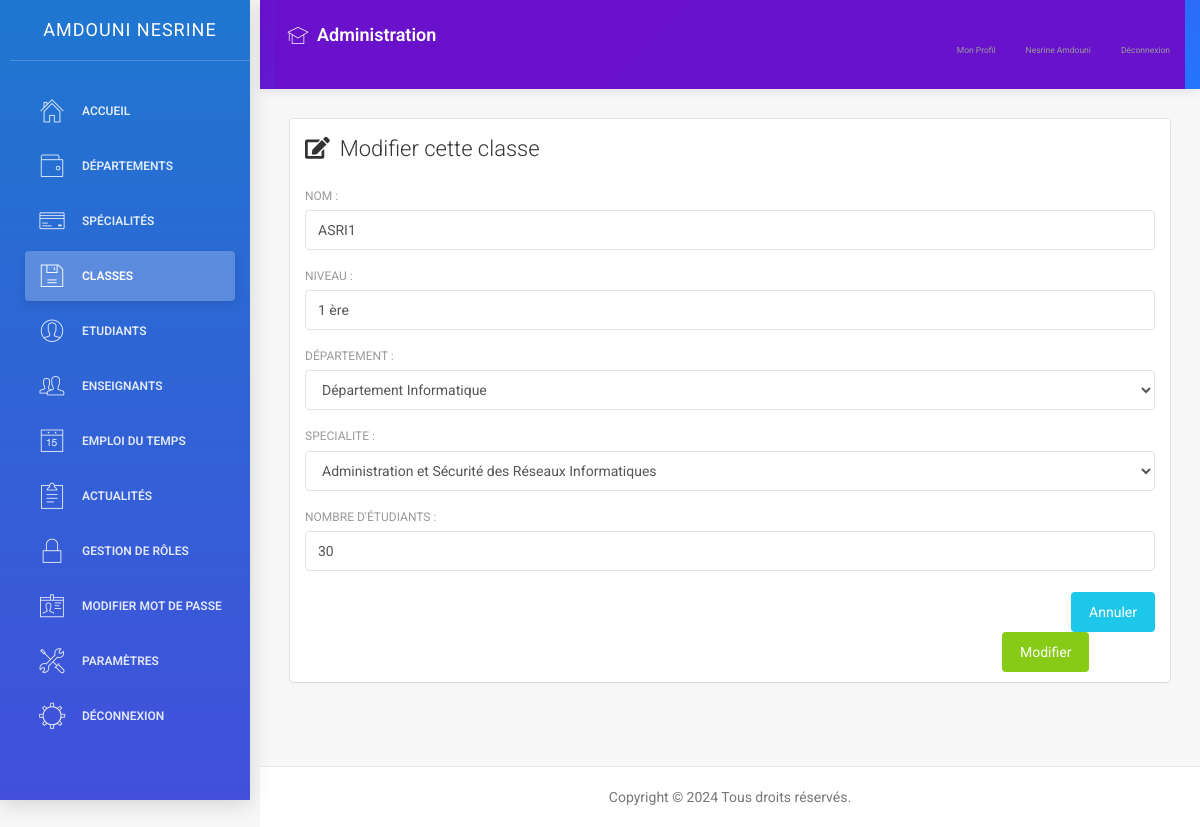
The app's page /modifier_classe.php?id=1 (signed in) with its own data.
### tables this page shows
CREATE TABLE `accounts` (
  `id` int(11)  AUTO_INCREMENT PRIMARY KEY,
  `cin` int(11) DEFAULT NULL,
  `email` varchar(255) DEFAULT NULL,
  `mot_de_passe` varchar(255) DEFAULT NULL,
  `date_de_creation` date DEFAULT NULL,
  `role` text DEFAULT NULL,
  `nom` text DEFAULT NULL,
  `prenom` text DEFAULT NULL,
  `image` varchar(255) DEFAULT NULL,
  `classe` text DEFAULT NULL,
  `date_naissance` date DEFAULT NULL,
  `adresse` text DEFAULT NULL,
  `numero_telephone` int(11) DEFAULT NULL
);

CREATE TABLE `classe` (
  `id` int(11) NOT NULL,
  `nom` text DEFAULT NULL,
  `niveau` text DEFAULT NULL,
  `specialite` text DEFAULT NULL,
  `departement` text DEFAULT NULL,
  `date_de_creation` date DEFAULT NULL,
  `nombre_etudiants` int(11) DEFAULT NULL
);

### modifier_classe.php (the view, shortened to what this page needs)
<?php
include('connexion.php');
$sql_departements = "SELECT id, nom_departement FROM departement";
$result_departements = $conn->query($sql_departements);
$sql_specialites = "SELECT id, nom_specialite FROM specialite";
$result_specialites = $conn->query($sql_specialites);
$nom_modif = "";
$niveau = "";
$departement = "";
$specialite = "";
$nombre_etudiants = "";
if ($_SERVER["REQUEST_METHOD"] == "GET" && isset($_GET['id'])) {
    $id_classe = $_GET['id'];
    $sql_select = "SELECT * FROM classe WHERE id = $id_classe";
    $result = $conn->query($sql_select);
    if ($result->num_rows > 0) {
        $row = $result->fetch_assoc();
        $nom_modif = $row['nom'];
        $niveau = $row['niveau'];
        $departement = $row['departement'];
        $specialite = $row['specialite'];
        $nombre_etudiants = $row['nombre_etudiants'];
    } else {
    }
} else {
}
?>
<!doctype html>
<html lang="en">
<head>
</head>
<body>
    <div class="wrapper">
        <?php include('sidenav.php'); ?>
        <div class="main-panel">
            <?php include('navtop.php'); ?>
            <div class="content">
                <div class="container-fluid">
                    <div class="row">
                        <div class="col-md-12">
                            <div class="card">
                                <div class="header">
                                    <h4 class="title"><i class="fas fa-edit" style="margin-right: 10px;"></i>Modifier cette classe</h4>
                                </div>
                                <div class="content">
                                    <form method="post" action="<?php echo $_SERVER['PHP_SELF']; ?>">
                                        <div class="row">
                                            <div class="col-md-12">
                                                <div class="form-group">
                                                    <label for="nom_classe">Nom :</label>
                                                    <input type="text" class="form-control" name="nouveau_nom" id="nom_classe" value="<?php echo htmlspecialchars($nom_modif, ENT_QUOTES); ?>" required>
                                                </div>
                                                <div class="form-group">
                                                    <label for="niveau">Niveau :</label>
                                                    <input type="text" class="form-control" name="nouveau_niveau" id="niveau" value="<?php echo htmlspecialchars($niveau, ENT_QUOTES); ?>" required>
                                                </div>
                                                <div class="form-group">
                                                    <label for="departement">Département :</label>
                                                    <select class="form-control" name="nouveau_departement" id="departement" required>
                                                        <?php
                                                        while ($row = $result_departements->fetch_assoc()) {
                                                            $selected = ($departement == $row['nom_departement']) ? "selected" : "";
                                                            echo "<option value='" . $row['nom_departement'] . "' $selected>" . $row['nom_departement'] . "</option>";
                                                        }
                                                        ?>
                                                    </select>
                                                </div>
                                                <div class="form-group">
                                                    <label for="specialite">Specialite :</label>
                                                    <select class="form-control" name="nouveau_specialite" id="specialite" required>
                                                        <?php
                                                        while ($row = $result_specialites->fetch_assoc()) {
                                                            $selected = ($specialite == $row['nom_specialite']) ? "selected" : "";
                                                            echo "<option value='" . $row['nom_specialite'] . "' $selected>" . $row['nom_specialite'] . "</option>";
                                                        }
                                                        ?>
                                                    </select>
                                                </div>
                                                <div class="form-group">
                                                    <label for="nombre_etudiants">Nombre d'étudiants :</label>
                                                    <input type="number" class="form-control" name="n_nombre_etudiants" id="nombre_etudiants" value="<?php echo htmlspecialchars($nombre_etudiants, ENT_QUOTES); ?>" required>
                                                </div>
                                            </div>
                                        </div>
                                        <div>
                                            <a href="classes.php" class="btn btn-info btn-fill pull-right">Annuler</a>
                                            <button type="submit" class="btn btn-success btn-fill" style="margin-left: 82%;">Modifier</button>
                                        </div>
                                    </form>
                                </div>
                            </div>
                        </div>
                    </div>
                </div>
            </div>
            <?php include('footer.php'); ?>
        </div>
    </div>
</body>
</html>

### sidenav.php (shortened to what this page needs)
<?php
include('connexion.php');
$current_page = basename($_SERVER['PHP_SELF']);
$is_departement_page = strpos($current_page, 'département') !== false;
$is_specialite_page = strpos($current_page, 'spécialité') !== false;
$is_classe_page = strpos($current_page, 'classe') !== false;
$is_etudiant_page = strpos($current_page, 'étudiant') !== false;
$is_role_page = strpos($current_page, 'role') !== false;
$is_enseignant_page = strpos($current_page, 'enseignant') !== false;
$is_actualite_page = strpos($current_page, 'actualité') !== false;
$is_parametre_page = strpos($current_page, 'paramètre') !== false;
$is_liste_etudiants_page = $current_page === 'liste_etudiants.php';
$email = $_SESSION['email'];
$sql_fetch_user = "SELECT * FROM accounts WHERE email='$email'";
$result_user = $conn->query($sql_fetch_user);
if ($result_user->num_rows > 0) {
    $row = $result_user->fetch_assoc();
    $role = $row['role'];
    $nom = $row['nom'];
    $prenom = $row['prenom'];
}
?>
<div class="sidebar" data-color="blue">
    <div class="sidebar-wrapper">
        <div class="logo">
            <a href="#" class="simple-text">
                <?php echo htmlspecialchars($nom . ' ' . $prenom); ?>
            </a>
        </div>
        <ul class="nav">
            <?php if ($role === 'admin'): ?>
                <li <?php echo ($current_page == 'dashboard.php') ? 'class="active"' : ''; ?>>
                    <a href="dashboard.php">
                        <i class="pe-7s-home"></i>
                        <p>Accueil</p>
                    </a>
                </li>
                <li <?php echo $is_departement_page ? 'class="active"' : ''; ?>>
                    <a href="départements.php">
                        <i class="pe-7s-wallet"></i>
                        <p>Départements</p>
                    </a>
                </li>
                <li <?php echo $is_specialite_page ? 'class="active"' : ''; ?>>
                    <a href="spécialités.php">
                        <i class="pe-7s-credit"></i>
                        <p>Spécialités</p>
                    </a>
                </li>
                <li <?php echo $is_classe_page ? 'class="active"' : ''; ?>>
                    <a href="classes.php">
                        <i class="pe-7s-diskette"></i>
                        <p>Classes</p>
                    </a>
                </li>
                <li <?php echo $is_etudiant_page ? 'class="active"' : ''; ?>>
                    <a href="étudiants.php">
                        <i class="pe-7s-user"></i>
                        <p>Etudiants</p>
                    </a>
                </li>
                <li <?php echo $is_enseignant_page ? 'class="active"' : ''; ?>>
                    <a href="enseignants.php">
                        <i class="pe-7s-users"></i>
                        <p>Enseignants</p>
                    </a>
                </li>
                <li <?php echo ($current_page == 'gestion_emploi.php') ? 'class="active"' : ''; ?>>
                    <a href="gestion_emploi.php">
                        <i class="pe-7s-date"></i>
                        <p>Emploi du Temps</p>
                    </a>
                </li>
                <li <?php echo $is_actualite_page ? 'class="active"' : ''; ?>>
                    <a href="actualités.php">
                        <i class="pe-7s-note2"></i>
                        <p>Actualités</p>
                    </a>
                </li>
                <li <?php echo $is_role_page ? 'class="active"' : ''; ?>>
                    <a href="roles.php">
                        <i class="pe-7s-lock"></i>
                        <p>Gestion de rôles</p>
                    </a>
                </li>
                <li <?php echo ($current_page == 'modifier_mot_de_passe.php') ? 'class="active"' : ''; ?>>
                    <a href="modifier_mot_de_passe.php">
                        <i class="pe-7s-id"></i>
                        <p>Modifier Mot de passe</p>
                    </a>
                </li>
                <li <?php echo $is_parametre_page || $is_liste_etudiants_page ? 'class="active"' : ''; ?>>
                    <a href="paramètres.php">
                        <i class="pe-7s-tools"></i>
                        <p>Paramètres</p>
                    </a>
                </li>
            <?php endif; ?>
            <li>
                <a href="logout.php">
                    <i class="pe-7s-settings"></i>
                    <p>Déconnexion</p>
                    </a>
            </li>
        </ul>
    </div>
</div>

### navtop.php (shortened to what this page needs)
<?php
include('connexion.php');
$email = $_SESSION['email'];
$sql_fetch_user = "SELECT * FROM accounts WHERE email='$email'";
$result_user = $conn->query($sql_fetch_user);
if ($result_user->num_rows > 0) {
    $row = $result_user->fetch_assoc();
    $role = $row['role'];
    $nom = $row['nom'];
    $prenom = $row['prenom'];
}
?>
<nav class="navbar navbar-default navbar-fixed">
    <div class="container-fluid">
        <div class="navbar-header">
            <a class="navbar-brand" href="#">
                <i class="pe-7s-study"></i> <?php echo $role === 'etudiant' ? 'Espace Étudiant' : ($role === 'enseignant' ? 'Espace Enseignant' : 'Administration'); ?>
            </a>
        </div>
        <div class="collapse navbar-collapse" id="navigation-example-2">
            <ul class="nav navbar-nav navbar-right">
                <li>
                    <a class="menuu" href="<?php echo $role === 'etudiant' ? 'profil_etudiant.php' : ($role === 'enseignant' ? 'profil_enseignant.php' : 'profil.php'); ?>">
                        <p>Mon Profil</p>
                    </a>
                </li>
                <li>
                    <a class="menuu" href="#">
                        <div class="user-name">
                            <p><?php echo htmlspecialchars($prenom . ' ' . $nom); ?></p>
                        </div>
                    </a>
                </li>
                <li>
                    <a class="menuu" href="logout.php">
                        <p>Déconnexion</p>
                    </a>
                </li>
            </ul>
        </div>
    </div>
</nav>

### sidenav.php (style rules this page uses)
.sidebar { background: linear-gradient(135deg, #6a11cb 0%, #2575fc 100%); box-shadow: 0 4px 20px rgba(0, 0, 0, 0.15); transition: all 0.3s ease; position: fixed; width: 250px; height: 100vh; z-index: 1000; overflow-y: auto; }
.sidebar-wrapper { padding: 0 10px; }
.logo { padding: 15px 0; margin-bottom: 15px; border-bottom: 1px solid rgba(255, 255, 255, 0.1); text-align: center; }
.logo a { color: white; font-weight: 600; font-size: 1.1rem; text-transform: uppercase; letter-spacing: 1px; display: block; text-decoration: none; }
.nav { list-style: none; padding: 0; margin-top: 15px; }
.nav li { margin-bottom: 4px; position: relative; }
.nav li a { color: rgba(255, 255, 255, 0.8); margin: 5px 10px; border-radius: 6px; padding: 10px 12px; transition: all 0.3s ease; display: flex; align-items: center; text-decoration: none; }
.nav li a i { margin-right: 10px; font-size: 1.1rem; min-width: 24px; text-align: center; }
.nav li a p { margin: 0; font-size: 0.85rem; font-weight: 400; }
.nav li.active a { background: rgba(255, 255, 255, 0.2); color: white; font-weight: 500; box-shadow: 0 4px 12px rgba(0, 0, 0, 0.1); }
[class^="pe-7s-"], [class*=" pe-7s-"] { transition: transform 0.3s ease; }

### navtop.php (style rules this page uses)
.navbar-default { background: linear-gradient(135deg, #6a11cb 0%, #2575fc 100%); border: none; box-shadow: 0 2px 10px rgba(0, 0, 0, 0.1); min-height: 60px; margin-bottom: 0; }
.navbar-default .navbar-nav > li > a { color: rgba(255, 255, 255, 0.9); font-weight: 500; padding: 20px 12px; transition: all 0.3s ease; position: relative; display: flex; align-items: center; }
.navbar-default .navbar-nav > li > a:after { content: ''; position: absolute; bottom: 0; left: 50%; width: 0; height: 3px; background: white; transition: all 0.3s ease; transform: translateX(-50%); }
.navbar-default .navbar-brand { height: 60px; padding: 20px 12px; color: white; font-weight: 600; font-size: 18px; display: flex; align-items: center; }
.navbar-default .navbar-brand i { margin-right: 8px; font-size: 22px; }
.user-name { display: flex; align-items: center; gap: 8px; }
.menuu { font-size: 18px; display: flex; align-items: center; gap: 6px; }
.menuu p { margin: 0; }
.navbar-collapse { background: rgba(106, 17, 203, 0.98); max-height: 80vh; overflow-y: auto; }

### records on screen
accounts: nom+prenom "AMDOUNI NESRINE", prenom+nom "Nesrine Amdouni"
classe: nouveau_nom "ASRI1", nouveau_niveau "1 ère", n_nombre_etudiants "30"

### other values on screen
form field nouveau_departement "Département Informatique"
form field nouveau_specialite "Administration et Sécurité des Réseaux Informatiques"
